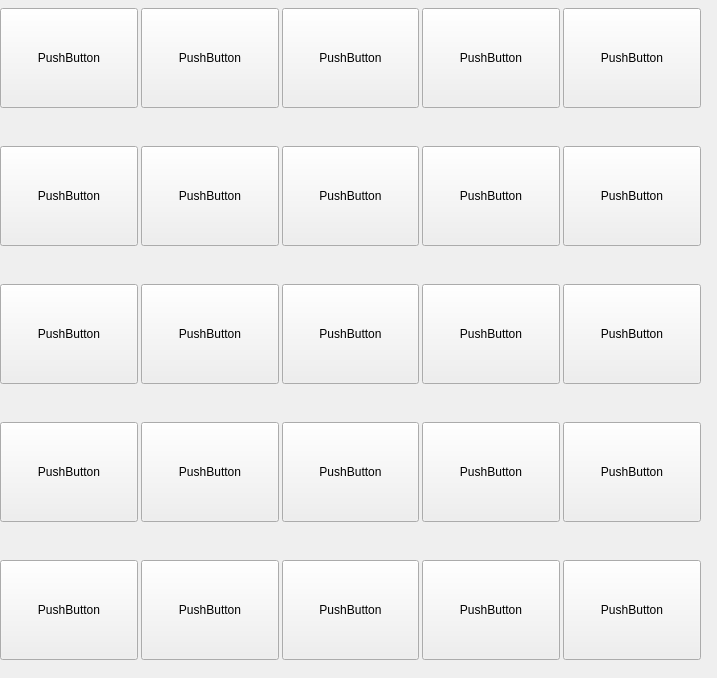
<?xml version="1.0" encoding="UTF-8"?>
<ui version="4.0">
 <class>Form</class>
 <widget class="QWidget" name="Form">
  <property name="geometry">
   <rect>
    <x>0</x>
    <y>0</y>
    <width>717</width>
    <height>678</height>
   </rect>
  </property>
  <property name="minimumSize">
   <size>
    <width>717</width>
    <height>678</height>
   </size>
  </property>
  <property name="maximumSize">
   <size>
    <width>717</width>
    <height>678</height>
   </size>
  </property>
  <property name="windowTitle">
   <string>Form</string>
  </property>
  <widget class="QWidget" name="tableInfoWidget" native="true">
   <property name="geometry">
    <rect>
     <x>0</x>
     <y>0</y>
     <width>711</width>
     <height>671</height>
    </rect>
   </property>
   <property name="minimumSize">
    <size>
     <width>711</width>
     <height>671</height>
    </size>
   </property>
   <property name="maximumSize">
    <size>
     <width>711</width>
     <height>671</height>
    </size>
   </property>
   <widget class="QWidget" name="gridLayoutWidget">
    <property name="geometry">
     <rect>
      <x>0</x>
      <y>-30</y>
      <width>701</width>
      <height>732</height>
     </rect>
    </property>
    <layout class="QGridLayout" name="gridLayout">
     <property name="topMargin">
      <number>0</number>
     </property>
     <property name="horizontalSpacing">
      <number>3</number>
     </property>
     <property name="verticalSpacing">
      <number>0</number>
     </property>
     <item row="2" column="0">
      <widget class="QPushButton" name="pushButton_11">
       <property name="minimumSize">
        <size>
         <width>0</width>
         <height>100</height>
        </size>
       </property>
       <property name="text">
        <string>PushButton</string>
       </property>
      </widget>
     </item>
     <item row="1" column="0">
      <widget class="QPushButton" name="pushButton_6">
       <property name="minimumSize">
        <size>
         <width>0</width>
         <height>100</height>
        </size>
       </property>
       <property name="text">
        <string>PushButton</string>
       </property>
      </widget>
     </item>
     <item row="1" column="4">
      <widget class="QPushButton" name="pushButton_10">
       <property name="minimumSize">
        <size>
         <width>0</width>
         <height>100</height>
        </size>
       </property>
       <property name="text">
        <string>PushButton</string>
       </property>
      </widget>
     </item>
     <item row="1" column="1">
      <widget class="QPushButton" name="pushButton_7">
       <property name="minimumSize">
        <size>
         <width>0</width>
         <height>100</height>
        </size>
       </property>
       <property name="text">
        <string>PushButton</string>
       </property>
      </widget>
     </item>
     <item row="1" column="3">
      <widget class="QPushButton" name="pushButton_9">
       <property name="minimumSize">
        <size>
         <width>0</width>
         <height>100</height>
        </size>
       </property>
       <property name="text">
        <string>PushButton</string>
       </property>
      </widget>
     </item>
     <item row="1" column="2">
      <widget class="QPushButton" name="pushButton_8">
       <property name="minimumSize">
        <size>
         <width>0</width>
         <height>100</height>
        </size>
       </property>
       <property name="text">
        <string>PushButton</string>
       </property>
      </widget>
     </item>
     <item row="3" column="0">
      <widget class="QPushButton" name="pushButton_16">
       <property name="minimumSize">
        <size>
         <width>0</width>
         <height>100</height>
        </size>
       </property>
       <property name="text">
        <string>PushButton</string>
       </property>
      </widget>
     </item>
     <item row="3" column="3">
      <widget class="QPushButton" name="pushButton_19">
       <property name="minimumSize">
        <size>
         <width>0</width>
         <height>100</height>
        </size>
       </property>
       <property name="text">
        <string>PushButton</string>
       </property>
      </widget>
     </item>
     <item row="2" column="3">
      <widget class="QPushButton" name="pushButton_14">
       <property name="minimumSize">
        <size>
         <width>0</width>
         <height>100</height>
        </size>
       </property>
       <property name="text">
        <string>PushButton</string>
       </property>
      </widget>
     </item>
     <item row="2" column="4">
      <widget class="QPushButton" name="pushButton_15">
       <property name="minimumSize">
        <size>
         <width>0</width>
         <height>100</height>
        </size>
       </property>
       <property name="text">
        <string>PushButton</string>
       </property>
      </widget>
     </item>
     <item row="3" column="2">
      <widget class="QPushButton" name="pushButton_18">
       <property name="minimumSize">
        <size>
         <width>0</width>
         <height>100</height>
        </size>
       </property>
       <property name="text">
        <string>PushButton</string>
       </property>
      </widget>
     </item>
     <item row="2" column="1">
      <widget class="QPushButton" name="pushButton_12">
       <property name="minimumSize">
        <size>
         <width>0</width>
         <height>100</height>
        </size>
       </property>
       <property name="text">
        <string>PushButton</string>
       </property>
      </widget>
     </item>
     <item row="3" column="1">
      <widget class="QPushButton" name="pushButton_17">
       <property name="minimumSize">
        <size>
         <width>0</width>
         <height>100</height>
        </size>
       </property>
       <property name="text">
        <string>PushButton</string>
       </property>
      </widget>
     </item>
     <item row="2" column="2">
      <widget class="QPushButton" name="pushButton_13">
       <property name="minimumSize">
        <size>
         <width>0</width>
         <height>100</height>
        </size>
       </property>
       <property name="text">
        <string>PushButton</string>
       </property>
      </widget>
     </item>
     <item row="3" column="4">
      <widget class="QPushButton" name="pushButton_20">
       <property name="minimumSize">
        <size>
         <width>0</width>
         <height>100</height>
        </size>
       </property>
       <property name="text">
        <string>PushButton</string>
       </property>
      </widget>
     </item>
     <item row="0" column="4">
      <widget class="QPushButton" name="pushButton_5">
       <property name="minimumSize">
        <size>
         <width>0</width>
         <height>100</height>
        </size>
       </property>
       <property name="text">
        <string>PushButton</string>
       </property>
      </widget>
     </item>
     <item row="0" column="3">
      <widget class="QPushButton" name="pushButton_4">
       <property name="minimumSize">
        <size>
         <width>0</width>
         <height>100</height>
        </size>
       </property>
       <property name="text">
        <string>PushButton</string>
       </property>
      </widget>
     </item>
     <item row="0" column="1">
      <widget class="QPushButton" name="pushButton_2">
       <property name="minimumSize">
        <size>
         <width>0</width>
         <height>100</height>
        </size>
       </property>
       <property name="text">
        <string>PushButton</string>
       </property>
      </widget>
     </item>
     <item row="0" column="0">
      <widget class="QPushButton" name="pushButton">
       <property name="minimumSize">
        <size>
         <width>0</width>
         <height>100</height>
        </size>
       </property>
       <property name="text">
        <string>PushButton</string>
       </property>
       <property name="autoRepeatInterval">
        <number>100</number>
       </property>
      </widget>
     </item>
     <item row="0" column="2">
      <widget class="QPushButton" name="pushButton_3">
       <property name="minimumSize">
        <size>
         <width>0</width>
         <height>100</height>
        </size>
       </property>
       <property name="text">
        <string>PushButton</string>
       </property>
      </widget>
     </item>
     <item row="4" column="0">
      <widget class="QPushButton" name="pushButton_21">
       <property name="minimumSize">
        <size>
         <width>0</width>
         <height>100</height>
        </size>
       </property>
       <property name="text">
        <string>PushButton</string>
       </property>
      </widget>
     </item>
     <item row="4" column="1">
      <widget class="QPushButton" name="pushButton_22">
       <property name="minimumSize">
        <size>
         <width>0</width>
         <height>100</height>
        </size>
       </property>
       <property name="text">
        <string>PushButton</string>
       </property>
      </widget>
     </item>
     <item row="4" column="2">
      <widget class="QPushButton" name="pushButton_23">
       <property name="minimumSize">
        <size>
         <width>0</width>
         <height>100</height>
        </size>
       </property>
       <property name="text">
        <string>PushButton</string>
       </property>
      </widget>
     </item>
     <item row="4" column="3">
      <widget class="QPushButton" name="pushButton_24">
       <property name="minimumSize">
        <size>
         <width>0</width>
         <height>100</height>
        </size>
       </property>
       <property name="text">
        <string>PushButton</string>
       </property>
      </widget>
     </item>
     <item row="4" column="4">
      <widget class="QPushButton" name="pushButton_25">
       <property name="minimumSize">
        <size>
         <width>0</width>
         <height>100</height>
        </size>
       </property>
       <property name="text">
        <string>PushButton</string>
       </property>
      </widget>
     </item>
    </layout>
   </widget>
  </widget>
 </widget>
 <resources/>
 <connections/>
</ui>
